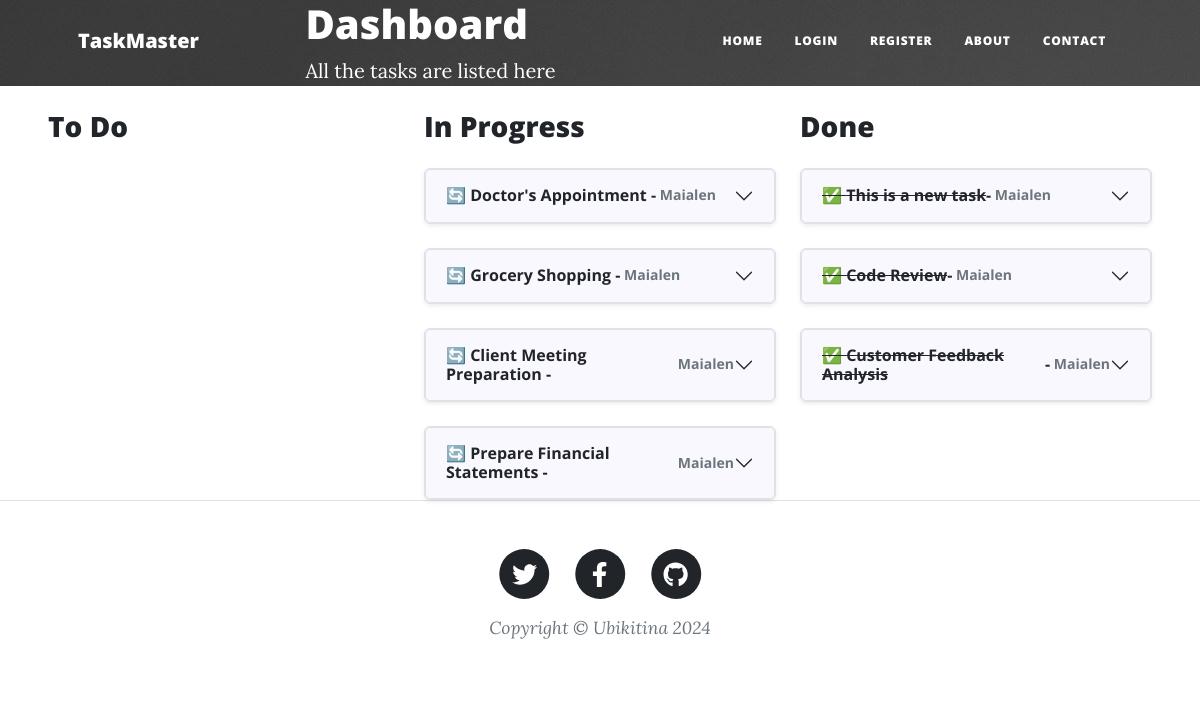
The app's page /dashboard/1 with its own data.
### main.py (models this page shows)
class Task(db.Model):
    __tablename__ = "tasks"
    id = db.Column(db.Integer, primary_key=True)
    author_id = db.Column(db.Integer, db.ForeignKey("users.id"))
    author = relationship("User", back_populates="tasks")
    title = db.Column(db.String(250), unique=True, nullable=False)
    date = db.Column(db.String(250), nullable=False)
    body = db.Column(db.Text, nullable=False)
    status = db.Column(db.String(250), nullable=False)
    comments = relationship("Comment", back_populates="parent_task")

class User(UserMixin, db.Model):
    __tablename__ = "users"
    id = db.Column(db.Integer, primary_key=True)
    email = db.Column(db.String(100), unique=True)
    password = db.Column(db.String(100))
    name = db.Column(db.String(100))
    tasks = relationship("Task", back_populates="author")  # The "author" refers to the author property in the Task class.
    comments = relationship("Comment", back_populates="comment_author")  # "comment_author" refers to the comment_author property in the Comment class.

### main.py (the view)
@app.route('/dashboard/<int:user_id>')
def dashboard_by_user(user_id):
    result = db.session.execute(db.select(Task).filter(Task.author_id == user_id))
    tasks = result.scalars().all()
    return render_template("dashboard.html", all_tasks=tasks, current_user=current_user)

### templates/dashboard.html (shortened to what this page needs)
{% include "header.html" %}
<header class="main-banner" style="background-image: url('../static/assets/img/home-bg.jpg')">
  <div class="container position-relative px-4 px-lg-5">
    <div class="row gx-4 gx-lg-5 justify-content-center">
      <div class="col-md-10 col-lg-8 col-xl-7">
        <div class="site-heading">
          <h1 style="color: white;">Dashboard</h1>
          <span class="subheading" style="color: white;">All the tasks are listed here</span>
        </div>
      </div>
    </div>
  </div>
</header>
<div class="container-fluid px-4 px-lg-5">
  <div class="row gx-4 gx-lg-5 justify-content-center">
    <div class="col-md-12">
      <div class="row">
        <div class="col-md-4">
          <h3>To Do</h3>
        </div>
        <div class="col-md-4">
          <h3>In Progress</h3>
          {% for task in all_tasks if task.status == 'In progress' %}
          <div class="accordion" id="postAccordionToDo">
            <div class="accordion-item border rounded shadow-sm">
              <h2 class="accordion-header" id="headingPostToDo{{ task.id }}">
                <button class="accordion-button collapsed" type="button" data-bs-toggle="collapse" data-bs-target="#collapsePostToDo{{ task.id }}" aria-expanded="false" aria-controls="collapsePostToDo{{ task.id }}">
                  🔄 {{ task.title }} - <small class="text-muted">&nbsp;{{ task.author.name }}</small>
                </button>
              </h2>
            </div>
          </div>
          {% endfor %}
        </div>
        <div class="col-md-4">
          <h3>Done</h3>
          {% for task in all_tasks if task.status == 'Done' %}
          <div class="accordion" id="postAccordionToDo">
            <div class="accordion-item border rounded shadow-sm">
              <h2 class="accordion-header" id="headingPostToDo{{ task.id }}">
                <button class="accordion-button collapsed" type="button" data-bs-toggle="collapse" data-bs-target="#collapsePostToDo{{ task.id }}" aria-expanded="false" aria-controls="collapsePostToDo{{ task.id }}">
                  <span style="text-decoration: line-through;">✅ {{ task.title }}</span> - <small class="text-muted">&nbsp;{{ task.author.name }}</small>
                </button>
              </h2>
            </div>
          </div>
          {% endfor %}
        </div>
      </div>
    </div>
  </div>
</div>
{% include "footer.html" %}

### records on screen
Task: title "Doctor's Appointment", author.name "Maialen"
Task: title "Grocery Shopping", author.name "Maialen"
Task: title "Client Meeting Preparation", author.name "Maialen"
Task: title "Prepare Financial Statements", author.name "Maialen"
Task: title "This is a new task", author.name "Maialen"
Task: title "Code Review", author.name "Maialen"
Task: title "Customer Feedback Analysis", author.name "Maialen"
